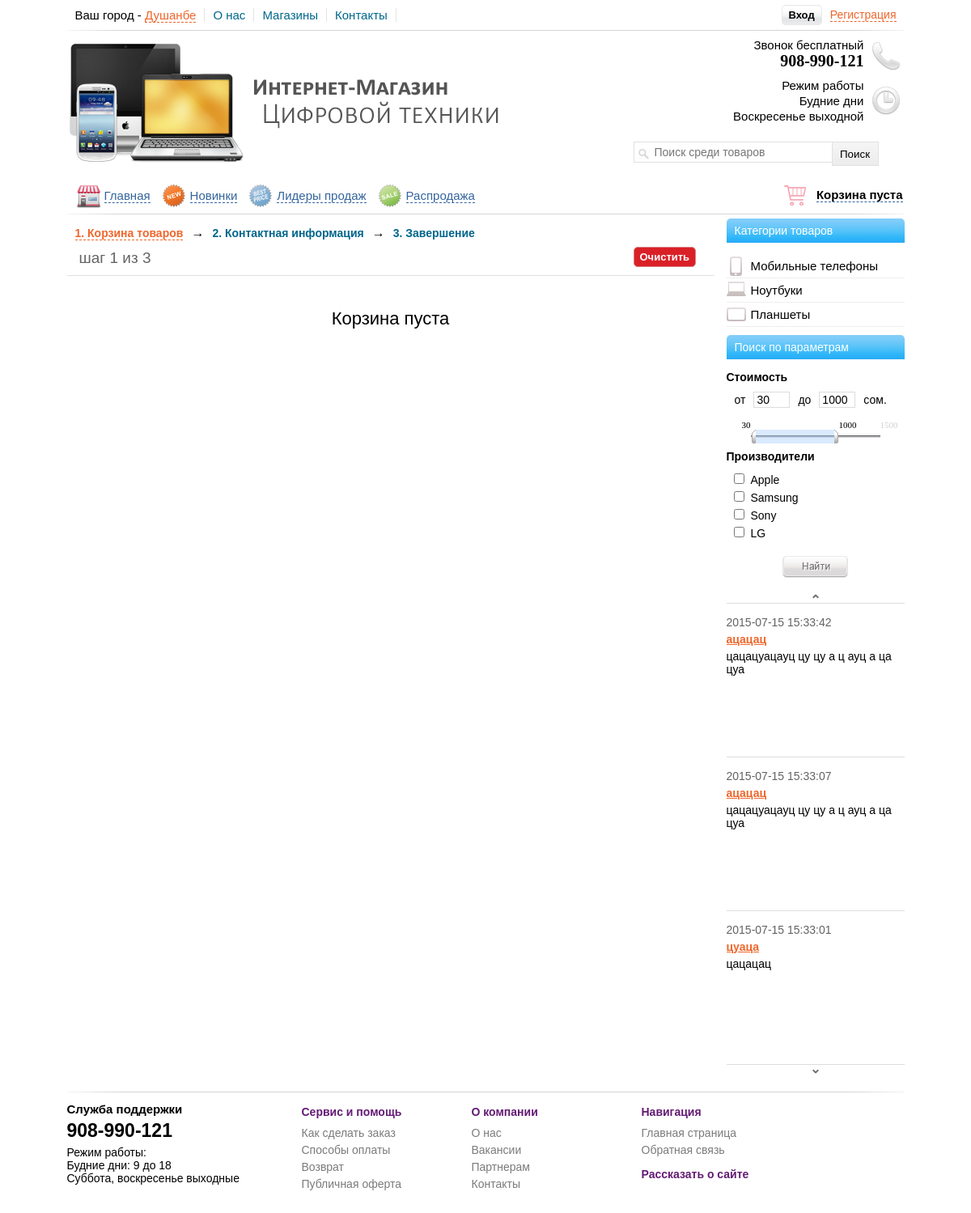
The app's page /cart.php with its own data.
### tables this page shows
CREATE TABLE IF NOT EXISTS `category` (
  `id` int(11) NOT NULL AUTO_INCREMENT,
  `type` varchar(100) NOT NULL,
  `brand` varchar(50) NOT NULL,
  PRIMARY KEY (`id`)
);

CREATE TABLE IF NOT EXISTS `news` (
  `id` int(11) NOT NULL AUTO_INCREMENT,
  `title` varchar(255) NOT NULL,
  `text` text NOT NULL,
  `date` datetime NOT NULL,
  PRIMARY KEY (`id`)
);

### include/block-news.php (the view, shortened to what this page needs)
<div id="block-news">
	<center><img src="/images/img-prev.png" id="news-prev"></center>
	<div id="newsticker">
		<ul>
<?php
	$result = mysql_query("SELECT * FROM news ORDER BY id DESC",$link);
		if (mysql_num_rows($result) > 0)
			{
				$row = mysql_fetch_array($result);
			do
			{
				echo '<li>
				<span>'.$row["date"].'</span>
				<a href="#">'.$row["title"].'</a>
				<p>'.$row["text"].'</p>
					</li>';
			}
			while ($row = mysql_fetch_array($result));
		}
?>
		</ul>
	</div>
	<center><img src="/images/img-next.png" id="news-next"></center>
</div>

### include/block-parameter.php (shortened to what this page needs)
<div id="block-parameter">
	<p class="header-title">Поиск по параметрам</p>
		<p class="title-filter">Стоимость</p>
		<form method="GET" action="search_filter.php">
		<div id="block-input-price">
			<ul>
				<li><p>от</p></li>
				<li><input type="text" id="start-price" name="start_price" value="20"></li>
				<li><p>до</p></li>
				<li><input type="text" id="end-price" name="end_price" value="3000"></li>
				<li><p>сом.</p></li>
			</ul>
		</div>
		<div id="blocktrackbar"></div>
		<p class="title-filter">Производители</p>
		<ul class="checkboxbrand">
		<?php
			$result = mysql_query("SELECT * FROM category WHERE type = 'mobile'",$link);
				if (mysql_num_rows($result) > 0)
				{
					$row = mysql_fetch_array($result);
					do
					{
						$checked_brand = "";
						echo '<li><input '.$checked_brand.' type="checkbox" name="brand[]" value="'.$row["id"].'" id="checkbrand'.$row["id"].'"><label for="checkbrand'.$row["id"].'">'.$row["brand"].'</label></li>';
					}
					while ($row = mysql_fetch_array($result));
					}
		 ?>
		</ul>
		<center><input type="submit" name="submit" id="button-param-search" value=" "></center>
		</form>
</div>

### css/style.css (style rules this page uses)
.header-title { width: 210px; font: 14px sans-serif; margin-top: 0; padding: 7px 0 7px 10px; color: white; background: url(/images/grd-title.png); border-radius: 5px 5px 0 0; -webkit-border-radius: 5px 5px 0 0; -moz-border-radius: 5px 5px 0 0; }
#block-parameter { width: 220px; height: auto; margin-top: 10px; }
.title-filter { font: bold 14px sans-serif; margin-top: 0; margin-bottom: 10px; }
#block-input-price li { float: left; margin-left: 10px; }
#block-input-price input { width: 45px; height: 20px; font: 14px sans-serif; border: 1px solid #dcdcdc; padding-left: 3px; }
#block-input-price p { font: 14px sans-serif; float: left; margin-top: 0; padding-top: 2px; }
#blocktrackbar { width: 220px; height: 35px; padding-top: 5px; margin-top: 20px; clear: both; }
.checkboxbrand li { font: 14px sans-serif; margin-left: 5px; margin-top: 3px; }
.checkboxbrand input { margin-right: 8px; }
#button-param-search { width: 81px; height: 27px; background: url(/images/button-search-norm.png); margin-top: 20px; border: none; cursor: pointer; }
#block-news { width: 220px; height: auto; margin-top: 15px; margin-bottom: 15px; }
#newsticker { width: 220px; border-top: 1px solid #ddd; }
#newsticker p { font: 14px sans-serif; margin-top: 5px; margin-bottom: 5px; }
#newsticker li { border-bottom: 1px solid #ddd; padding-top: 15px; padding-bottom: 15px; }
#newsticker a { color: #ef662b; font: bold 14px sans-serif; }
#newsticker span { font: 14px sans-serif; padding-bottom: 5px; color: #636363; display: block; }
#news-prev { margin-top: 5px; margin-bottom: 5px; cursor: pointer; }
#news-next { margin-top: 5px; margin-bottom: 5px; cursor: pointer; }

### records on screen
category: brand "Apple"
category: brand "Samsung"
category: brand "Sony"
category: brand "LG"
news: date "2015-07-15 15:33:42", title "ацацац", text "цацацуацауц цу цу а ц ауц а ца цуа"
news: date "2015-07-15 15:33:07", title "ацацац", text "цацацуацауц цу цу а ц ауц а ца цуа"
news: date "2015-07-15 15:33:01", title "цуаца", text "цацацац"
